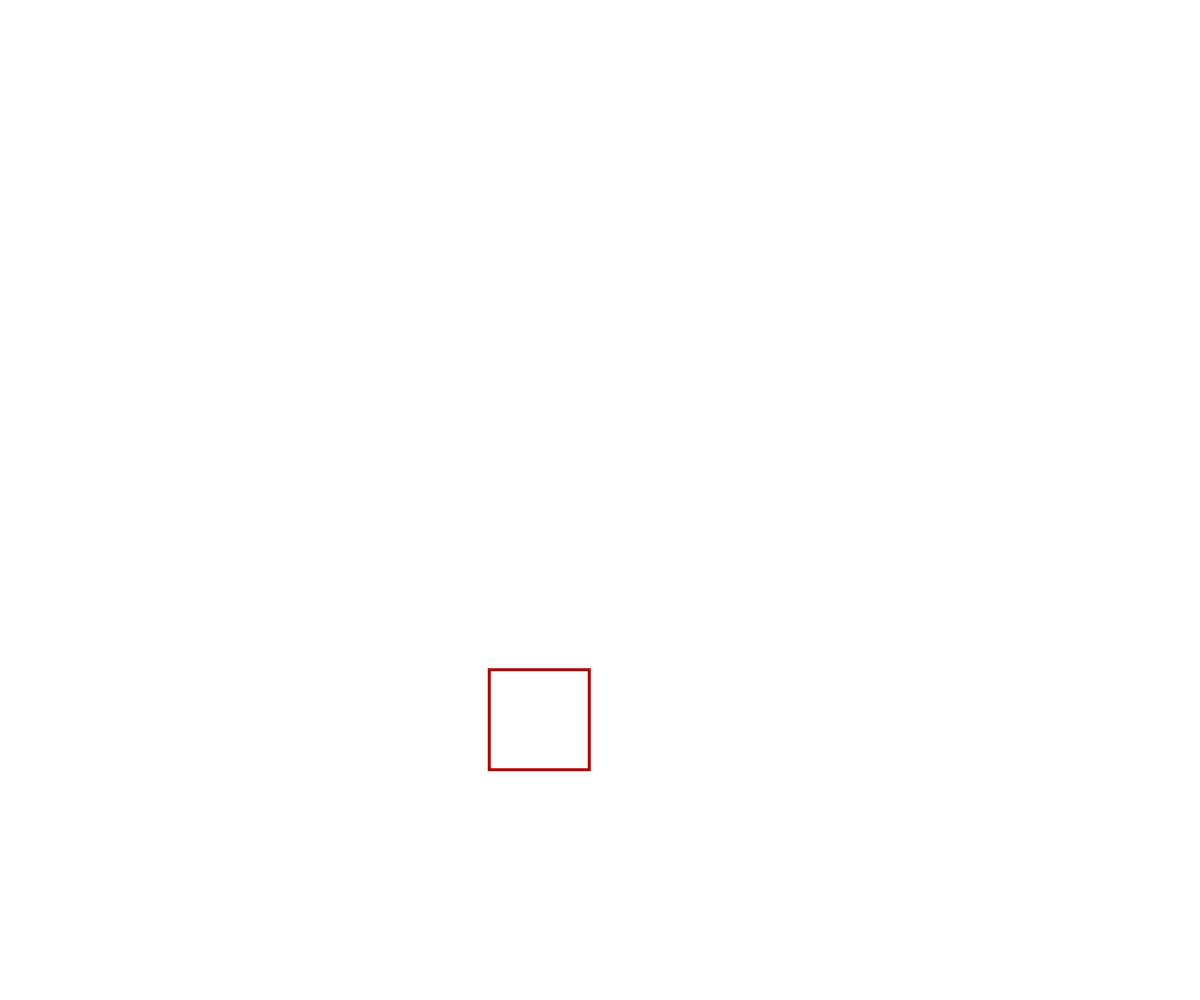
Frame 1 (no input)
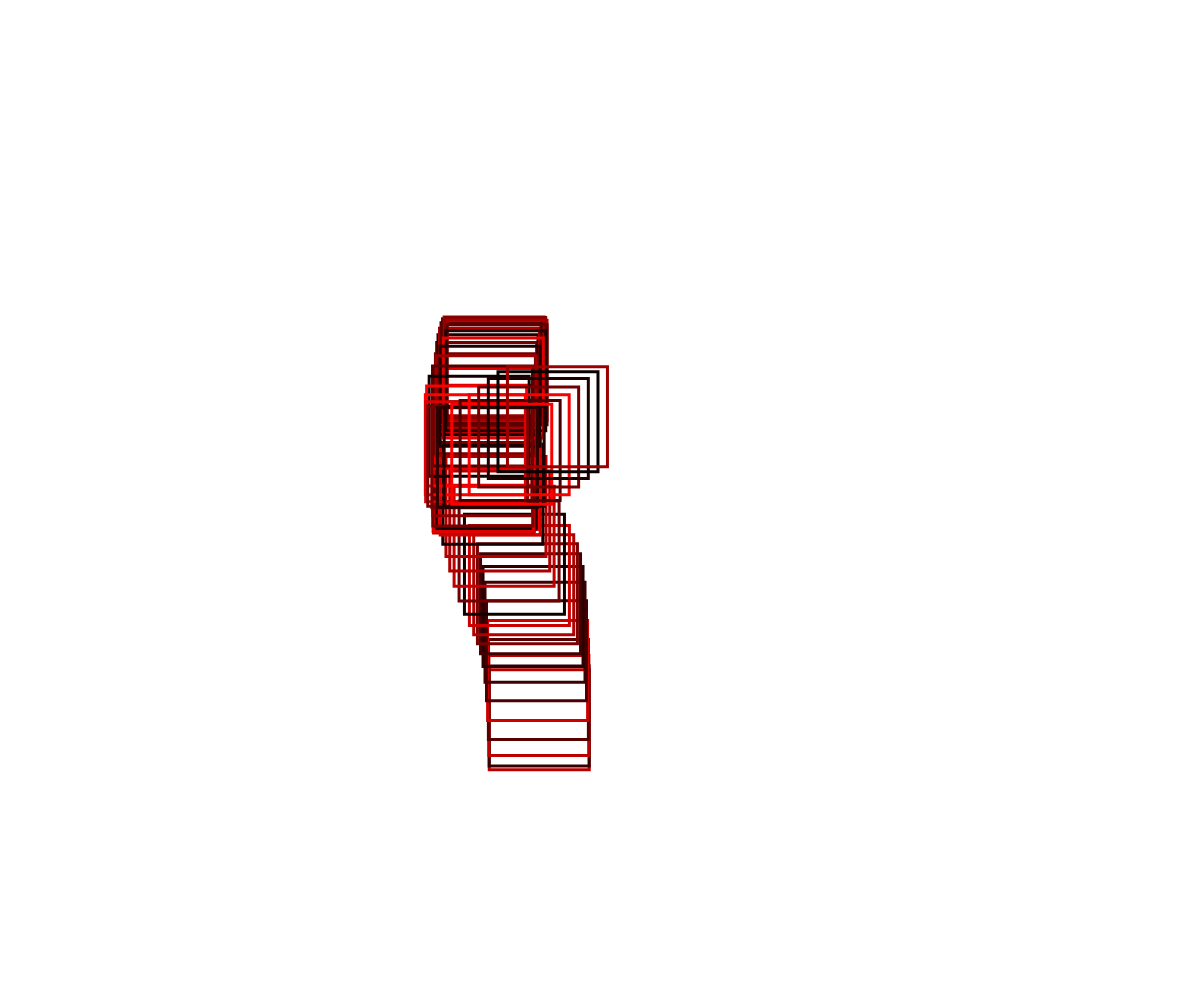
Frame 60 (no input)
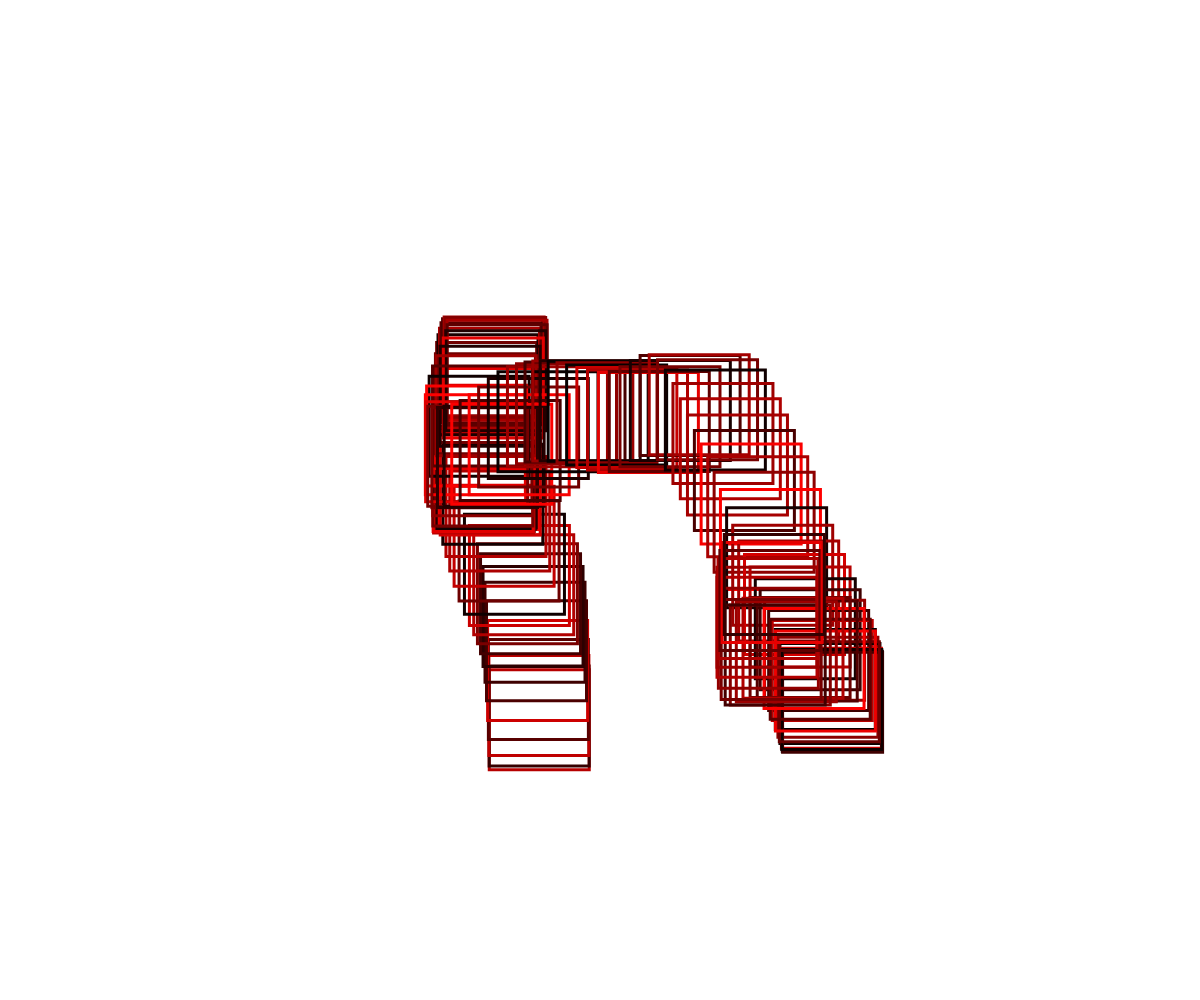
Frame 120 (the mouse pressed at the canvas centre since frame 60)

The p5.js sketch that drew these frames (run headless with seeded random() and noise() and a simulated clock; from frame 60 on, the mouse is pressed at the canvas centre):

// p5.js sketch
// ── sketch.js
let xpos;
let ypos;
let xoffset = 1.0;
let yoffset  = 0.0;
let r ;



function setup(){

  createCanvas(windowWidth,windowHeight);
background(255);
frameRate(30);

}

function draw(){
  let r = random(0,255);

  //xpos = random (0,width);
//  ypos = random (0, height);
 ypos =noise(yoffset)* height;
 xpos= noise(xoffset) * width;
 strokeWeight(3);
stroke(r,0,0);
noFill();
rect(xpos,ypos,100);
xoffset = xoffset + 0.01;
yoffset = yoffset + 0.02;
}
